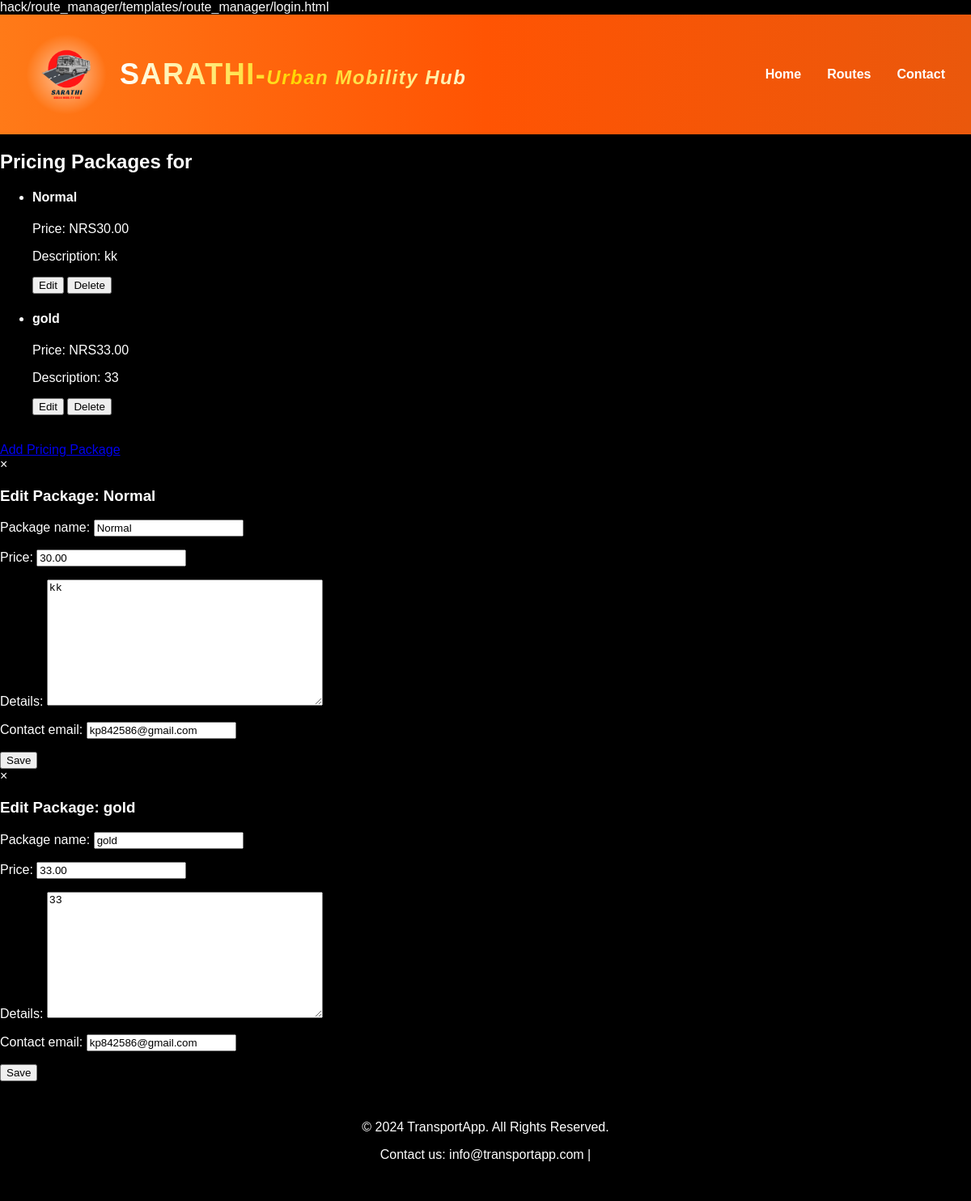
/accounts/owner/11/ (signed in), run on the app's committed database.
### owner/models.py (models this page shows, shortened)
class PricingPackage(models.Model):
    id = models.AutoField(primary_key=True)
    venue = models.ForeignKey(Venue, related_name='packages', on_delete=models.CASCADE)
    package_name = models.CharField(max_length=100)
    price = models.DecimalField(max_digits=10, decimal_places=2)
    details = models.TextField()
    contact_email = models.EmailField()

### owner/views.py (the view, shortened to what this page needs)
# urls.py: path('owner/<int:venue_id>/', owner_pricing_packages, name='owner_pricing_packages'),
@login_required
def owner_pricing_packages(request, venue_id):
    venue = get_object_or_404(Venue, id=venue_id)
    packages = PricingPackage.objects.filter(venue=venue)
    package_form_pairs = [(package, PricingPackageForm(instance=package)) for package in packages]
    context = {
        'venue': venue,
        'package_form_pairs': package_form_pairs,
    }
    return render(request, 'owner/owner_pricing_packages.html', context)

### owner/templates/owner/owner_pricing_packages.html (shortened to what this page needs)
{% extends 'owner/base.html' %}
{% block content %}
<div class="container">
    <h2>Pricing Packages for {{ venue.name }}</h2>
    {% if package_form_pairs %}
        <ul class="package-list">
            {% for package, form in package_form_pairs %}
                <li>
                    <h4>{{ package.package_name }}</h4>
                    <p>Price: NRS{{ package.price }}</p>
                    <p>Description: {{ package.details }}</p>
                    <button type="button" class="edit-button" onclick="openModal('{{ package.id }}')">Edit</button>
                    <form method="post" action="{% url 'delete_package' venue.id package.id %}" style="display:inline;" onsubmit="return confirmDelete();">
                        <button type="submit" class="delete-button">Delete</button>
                    </form>
                </li>
            {% endfor %}
        </ul>
    {% else %}
        <p class="no-packages-message">No pricing packages found for this venue.</p>
    {% endif %}
    <br>
    <a href="{% url 'add_pricing_package' venue.id %}" class="add-package-button">Add Pricing Package</a>
</div>
{% for package, form in package_form_pairs %}
    <div id="modal-{{ package.id }}" class="modal">
        <div class="modal-content">
            <span class="close" onclick="closeModal('{{ package.id }}')">&times;</span>
            <h3>Edit Package: {{ package.package_name }}</h3>
            <form method="post" action="{% url 'edit_package' venue.id package.id %}" class="package-form">
                {{ form.as_p }}
                <button type="submit">Save</button>
            </form>
        </div>
    </div>
{% endfor %}
{% endblock %}

### data on the page
PricingPackage: package_name "Normal", price "30.00", details "kk", contact_email "kp842586@gmail.com"
PricingPackage: package_name "gold", price "33.00", details "33", contact_email "kp842586@gmail.com"
